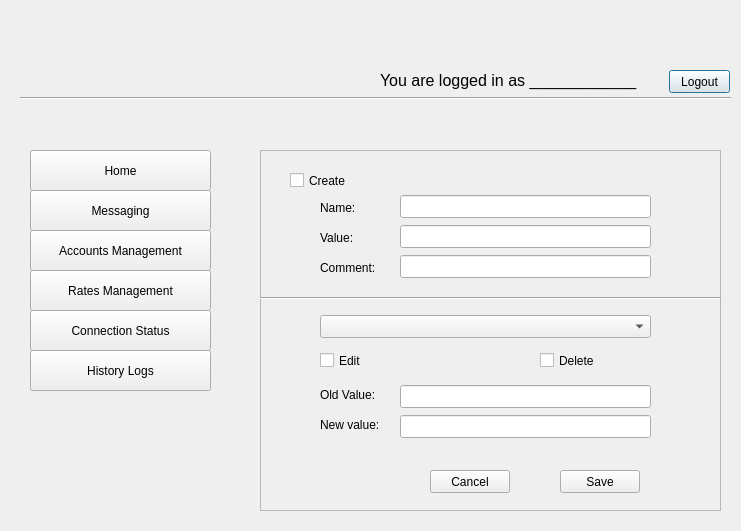
<?xml version="1.0" encoding="UTF-8"?>
<ui version="4.0">
 <class>messages</class>
 <widget class="QDialog" name="messages">
  <property name="geometry">
   <rect>
    <x>0</x>
    <y>0</y>
    <width>741</width>
    <height>531</height>
   </rect>
  </property>
  <property name="windowTitle">
   <string>Dialog</string>
  </property>
  <widget class="Line" name="line">
   <property name="geometry">
    <rect>
     <x>20</x>
     <y>90</y>
     <width>711</width>
     <height>16</height>
    </rect>
   </property>
   <property name="orientation">
    <enum>Qt::Horizontal</enum>
   </property>
  </widget>
  <widget class="QPushButton" name="pushButton">
   <property name="geometry">
    <rect>
     <x>669</x>
     <y>70</y>
     <width>61</width>
     <height>23</height>
    </rect>
   </property>
   <property name="text">
    <string>Logout</string>
   </property>
  </widget>
  <widget class="QLabel" name="label">
   <property name="geometry">
    <rect>
     <x>10</x>
     <y>20</y>
     <width>201</width>
     <height>81</height>
    </rect>
   </property>
   <property name="text">
    <string/>
   </property>
   <property name="pixmap">
    <pixmap resource="imgresource.qrc">:/images/logo.png</pixmap>
   </property>
   <property name="scaledContents">
    <bool>true</bool>
   </property>
  </widget>
  <widget class="QLabel" name="label_2">
   <property name="geometry">
    <rect>
     <x>380</x>
     <y>70</y>
     <width>271</width>
     <height>20</height>
    </rect>
   </property>
   <property name="font">
    <font>
     <pointsize>12</pointsize>
    </font>
   </property>
   <property name="text">
    <string>You are logged in as ____________</string>
   </property>
  </widget>
  <widget class="QPushButton" name="pushButton_2">
   <property name="geometry">
    <rect>
     <x>30</x>
     <y>150</y>
     <width>181</width>
     <height>41</height>
    </rect>
   </property>
   <property name="text">
    <string>Home</string>
   </property>
  </widget>
  <widget class="QPushButton" name="pushButton_5">
   <property name="geometry">
    <rect>
     <x>30</x>
     <y>270</y>
     <width>181</width>
     <height>41</height>
    </rect>
   </property>
   <property name="text">
    <string>Rates Management</string>
   </property>
  </widget>
  <widget class="QPushButton" name="pushButton_7">
   <property name="geometry">
    <rect>
     <x>30</x>
     <y>350</y>
     <width>181</width>
     <height>41</height>
    </rect>
   </property>
   <property name="text">
    <string>History Logs</string>
   </property>
  </widget>
  <widget class="QPushButton" name="pushButton_6">
   <property name="geometry">
    <rect>
     <x>30</x>
     <y>310</y>
     <width>181</width>
     <height>41</height>
    </rect>
   </property>
   <property name="text">
    <string>Connection Status</string>
   </property>
  </widget>
  <widget class="QPushButton" name="pushButton_3">
   <property name="geometry">
    <rect>
     <x>30</x>
     <y>190</y>
     <width>181</width>
     <height>41</height>
    </rect>
   </property>
   <property name="text">
    <string>Messaging</string>
   </property>
  </widget>
  <widget class="QPushButton" name="pushButton_4">
   <property name="geometry">
    <rect>
     <x>30</x>
     <y>230</y>
     <width>181</width>
     <height>41</height>
    </rect>
   </property>
   <property name="text">
    <string>Accounts Management</string>
   </property>
  </widget>
  <widget class="QFrame" name="frame">
   <property name="geometry">
    <rect>
     <x>260</x>
     <y>150</y>
     <width>461</width>
     <height>361</height>
    </rect>
   </property>
   <property name="frameShape">
    <enum>QFrame::StyledPanel</enum>
   </property>
   <property name="frameShadow">
    <enum>QFrame::Raised</enum>
   </property>
   <widget class="QCheckBox" name="checkBox">
    <property name="geometry">
     <rect>
      <x>30</x>
      <y>20</y>
      <width>85</width>
      <height>21</height>
     </rect>
    </property>
    <property name="text">
     <string>Create </string>
    </property>
   </widget>
   <widget class="QCheckBox" name="checkBox_2">
    <property name="geometry">
     <rect>
      <x>60</x>
      <y>200</y>
      <width>85</width>
      <height>21</height>
     </rect>
    </property>
    <property name="text">
     <string>Edit</string>
    </property>
   </widget>
   <widget class="QCheckBox" name="checkBox_3">
    <property name="geometry">
     <rect>
      <x>280</x>
      <y>200</y>
      <width>85</width>
      <height>21</height>
     </rect>
    </property>
    <property name="text">
     <string>Delete</string>
    </property>
   </widget>
   <widget class="QLabel" name="label_3">
    <property name="geometry">
     <rect>
      <x>60</x>
      <y>50</y>
      <width>57</width>
      <height>15</height>
     </rect>
    </property>
    <property name="text">
     <string>Name:</string>
    </property>
   </widget>
   <widget class="QLabel" name="label_4">
    <property name="geometry">
     <rect>
      <x>60</x>
      <y>80</y>
      <width>57</width>
      <height>15</height>
     </rect>
    </property>
    <property name="text">
     <string>Value:</string>
    </property>
   </widget>
   <widget class="QLabel" name="label_5">
    <property name="geometry">
     <rect>
      <x>60</x>
      <y>110</y>
      <width>71</width>
      <height>16</height>
     </rect>
    </property>
    <property name="text">
     <string>Comment:</string>
    </property>
   </widget>
   <widget class="QLineEdit" name="lineEdit">
    <property name="geometry">
     <rect>
      <x>140</x>
      <y>45</y>
      <width>251</width>
      <height>23</height>
     </rect>
    </property>
   </widget>
   <widget class="QLineEdit" name="lineEdit_2">
    <property name="geometry">
     <rect>
      <x>140</x>
      <y>75</y>
      <width>251</width>
      <height>23</height>
     </rect>
    </property>
   </widget>
   <widget class="QLineEdit" name="lineEdit_3">
    <property name="geometry">
     <rect>
      <x>140</x>
      <y>105</y>
      <width>251</width>
      <height>23</height>
     </rect>
    </property>
   </widget>
   <widget class="QComboBox" name="comboBox">
    <property name="geometry">
     <rect>
      <x>60</x>
      <y>165</y>
      <width>331</width>
      <height>23</height>
     </rect>
    </property>
   </widget>
   <widget class="QLabel" name="label_6">
    <property name="geometry">
     <rect>
      <x>60</x>
      <y>237</y>
      <width>81</width>
      <height>16</height>
     </rect>
    </property>
    <property name="text">
     <string>Old Value:</string>
    </property>
   </widget>
   <widget class="QLabel" name="label_7">
    <property name="geometry">
     <rect>
      <x>60</x>
      <y>267</y>
      <width>81</width>
      <height>16</height>
     </rect>
    </property>
    <property name="text">
     <string>New value:</string>
    </property>
   </widget>
   <widget class="QLineEdit" name="lineEdit_4">
    <property name="geometry">
     <rect>
      <x>140</x>
      <y>235</y>
      <width>251</width>
      <height>23</height>
     </rect>
    </property>
   </widget>
   <widget class="QLineEdit" name="lineEdit_5">
    <property name="geometry">
     <rect>
      <x>140</x>
      <y>265</y>
      <width>251</width>
      <height>23</height>
     </rect>
    </property>
   </widget>
   <widget class="QPushButton" name="pushButton_8">
    <property name="geometry">
     <rect>
      <x>170</x>
      <y>320</y>
      <width>80</width>
      <height>23</height>
     </rect>
    </property>
    <property name="text">
     <string>Cancel</string>
    </property>
   </widget>
   <widget class="Line" name="line_2">
    <property name="geometry">
     <rect>
      <x>0</x>
      <y>140</y>
      <width>461</width>
      <height>16</height>
     </rect>
    </property>
    <property name="orientation">
     <enum>Qt::Horizontal</enum>
    </property>
   </widget>
   <widget class="QPushButton" name="pushButton_9">
    <property name="geometry">
     <rect>
      <x>300</x>
      <y>320</y>
      <width>80</width>
      <height>23</height>
     </rect>
    </property>
    <property name="text">
     <string>Save</string>
    </property>
   </widget>
  </widget>
 </widget>
 <resources>
  <include location="imgresource.qrc"/>
 </resources>
 <connections/>
</ui>
